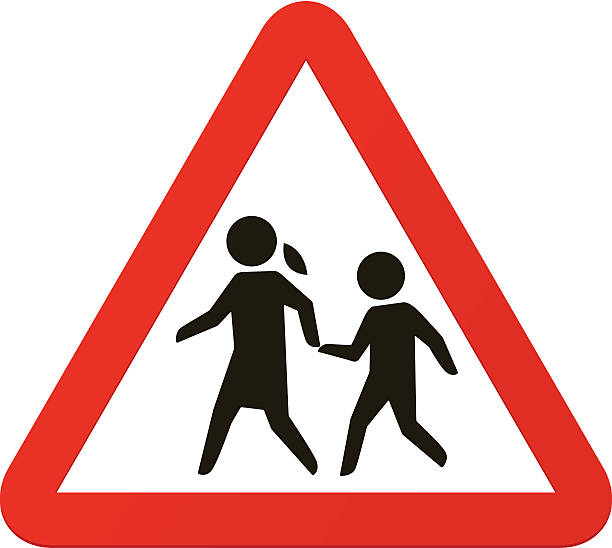
#> input picture traffic_sign.jpg, 612 x 548 px
$ jupyter execute Lab_8.ipynb   (older library calls are emulated)
#> lines starting #> are read from the running program, lines starting #| are printed output that depends on the picture; after the words box and inside, x2 and y2 are one past the last pixel; in counts of white or black regions, pixels touching at a corner belong together
[cell 1]
import cv2
import numpy as np
import matplotlib.pyplot as plt

[cell 2]
# 1. Load and Denoise Image
def load_and_denoise(image_path):
#> called with image_path = 'traffic_sign.jpg'
    img = cv2.imread(image_path)
#> img is the input picture: shape (548, 612, 3); mean B, G, R 175.9, 179.6, 229.4
    gray = cv2.cvtColor(img, cv2.COLOR_BGR2GRAY)
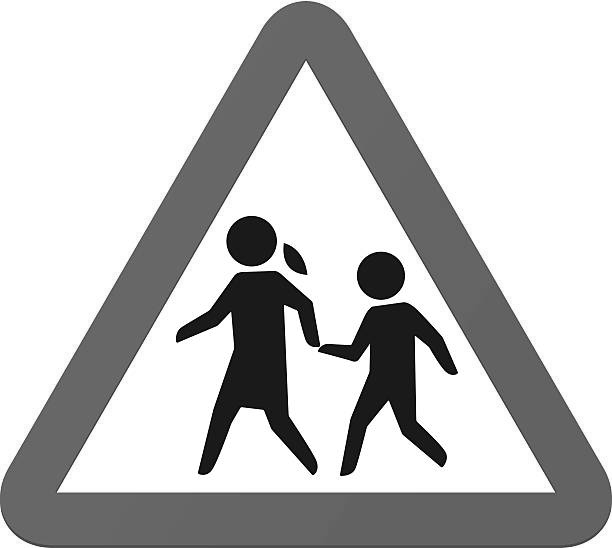
#> gray: shape (548, 612); min 0, max 255, mean 194.1
    denoised = cv2.GaussianBlur(gray, (5, 5), 0)
    return img, denoised

[cell 3]
# 2. Edge Detection
def detect_edges(image):
    # Canny Edge Detection
    edges = cv2.Canny(image, 100, 200)
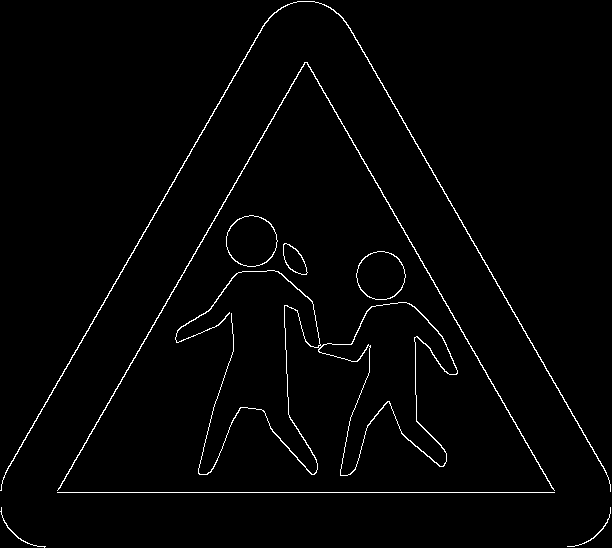
#> edges: shape (548, 612); 1.8% white in thin lines or dots

    # Sobel Operators
    sobel_x = cv2.Sobel(image, cv2.CV_64F, 1, 0, ksize=3)
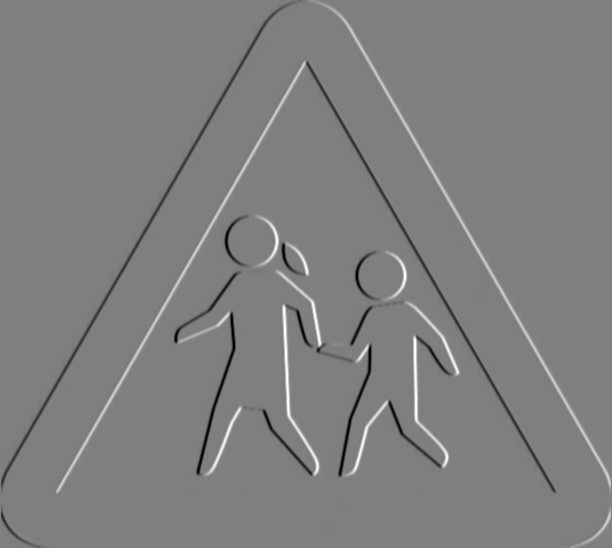
#> sobel_x: shape (548, 612) float64; min -609, max 612, mean 0; drawn with min black and max white
    sobel_y = cv2.Sobel(image, cv2.CV_64F, 0, 1, ksize=3)
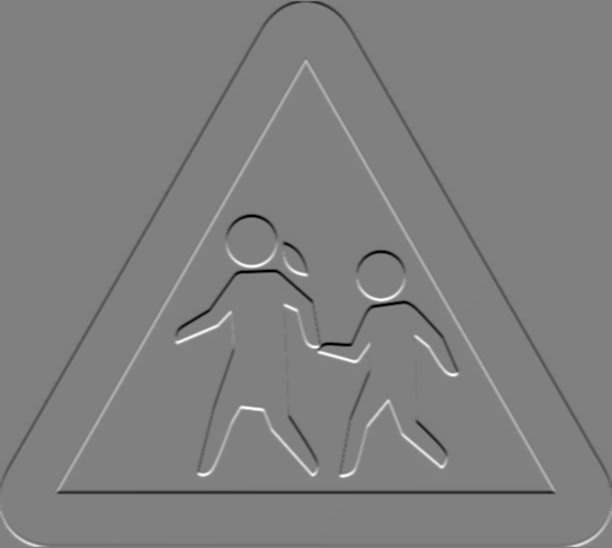
#> sobel_y: shape (548, 612) float64; min -612, max 604, mean -2.2; drawn with min black and max white

    # Convert to uint8
    sobel_x = np.uint8(np.absolute(sobel_x))
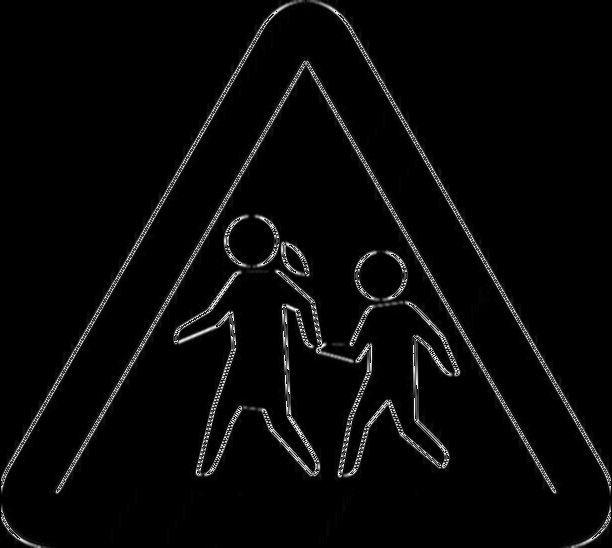
#> sobel_x: shape (548, 612); min 0, max 255, mean 7.7
    sobel_y = np.uint8(np.absolute(sobel_y))
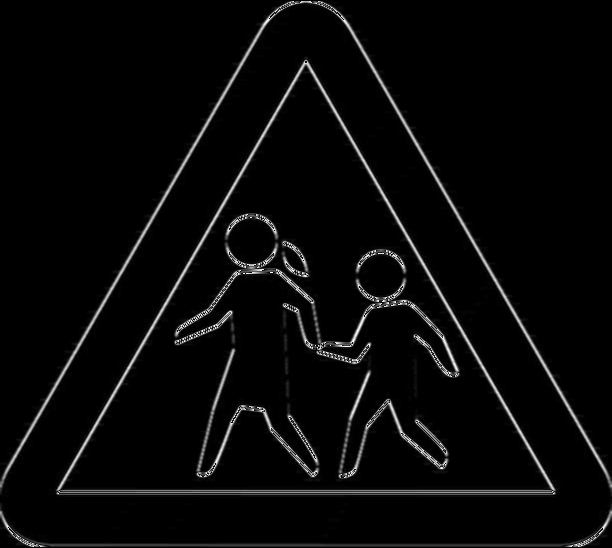
#> sobel_y: shape (548, 612); min 0, max 255, mean 8.6

    # Combine Sobel
    combined_sobel = cv2.bitwise_or(sobel_x, sobel_y)
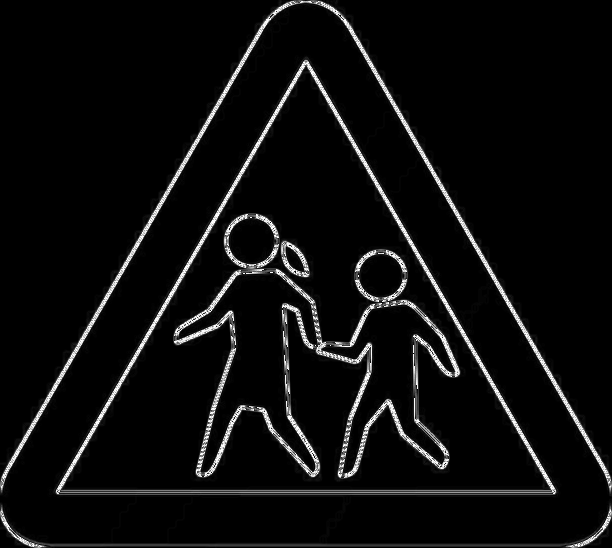
#> combined_sobel: shape (548, 612); min 0, max 255, mean 13.2

    return edges, sobel_x, sobel_y, combined_sobel

[cell 4]
# 3. Display Edges
def display_edges(original, edges, horizontal, vertical, combined):
    plt.figure(figsize=(20, 10))

    plt.subplot(231), plt.imshow(cv2.cvtColor(original, cv2.COLOR_BGR2RGB))
    plt.title('Original Image'), plt.axis('off')

    plt.subplot(232), plt.imshow(edges, cmap='gray')
    plt.title('Canny Edges'), plt.axis('off')

    plt.subplot(233), plt.imshow(horizontal, cmap='gray')
    plt.title('Horizontal Edges'), plt.axis('off')

    plt.subplot(234), plt.imshow(vertical, cmap='gray')
    plt.title('Vertical Edges'), plt.axis('off')

    plt.subplot(235), plt.imshow(combined, cmap='gray')
    plt.title('Combined Edges'), plt.axis('off')

    plt.tight_layout()
    plt.show()
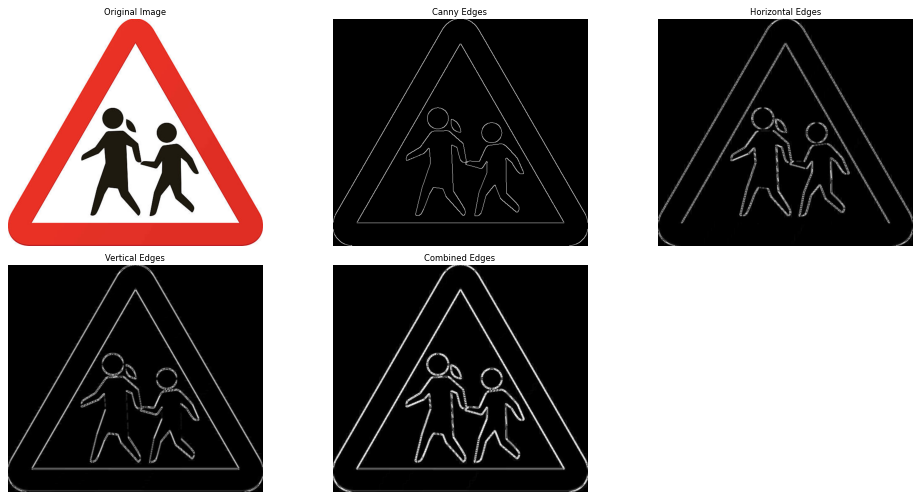
#> figure drawn by matplotlib, 5 panels

[cell 5]
# 4. Fourier Transform on Boundary
def fourier_transform_boundary(image):
    # Find contours
    contours, _ = cv2.findContours(image, cv2.RETR_EXTERNAL, cv2.CHAIN_APPROX_NONE)
#> contours = 9 contours, 1 with area under 20; largest, box (x1, y1, x2, y2) and area: (175, 270, 458, 476) 9742, (226, 215, 278, 267) 2030, (356, 251, 406, 300) 1844, (0, 1, 611, 492) 554, (57, 62, 555, 491) 486, (283, 243, 308, 275) 448, (0, 507, 46, 548) 22, (567, 507, 611, 547) 20

    # Get largest contour
    contour = max(contours, key=cv2.contourArea)
#> contour = contour of 2308 points, box (x1, y1, x2, y2) (175, 270, 458, 476), area 9742
    contour = contour.squeeze()
#> contour = 2308 pairs, first value 175 to 457, second value 270 to 475

    z = contour[:, 0] + 1j * contour[:, 1]


    # Apply FFT
    fft_coeffs = np.fft.fft(z)

    return z, fft_coeffs

[cell 6]
# 5. Reconstruct with Different Coefficients
def reconstruct_boundary(fft_coeffs, k_values=[5, 20, 100]):
    reconstructions = []

    for k in k_values:
        # Truncate coefficients
        truncated = fft_coeffs.copy()
        truncated[k:-k] = 0

        # Inverse FFT
        reconstructed = np.fft.ifft(truncated)
        reconstructions.append(reconstructed)
#> after the loop, reconstructions = 3 items

    return reconstructions

[cell 7]
# Main Processing
if __name__ == "__main__":
    # Load and denoise
    original, denoised = load_and_denoise('traffic_sign.jpg')

    # Edge detection
    edges, sobel_x, sobel_y, combined_sobel = detect_edges(denoised)

    # Display results
    display_edges(original, edges, sobel_x, sobel_y, combined_sobel)

    # Fourier analysis
    contour_points, fft_coeffs = fourier_transform_boundary(edges)

    # Reconstruct with different coefficients
    k_values = [5, 20, 100]
    reconstructed = reconstruct_boundary(fft_coeffs, k_values)
#> reconstructed = 3 items

    # Plot reconstructions
    plt.figure(figsize=(15, 5))

    # Original contour
    plt.subplot(141), plt.plot(contour_points.real, contour_points.imag)
    plt.title('Original Boundary'), plt.axis('equal'), plt.axis('off')

    # Reconstructed boundaries
    for i, k in enumerate(k_values):
        plt.subplot(142 + i)
        plt.plot(reconstructed[i].real, reconstructed[i].imag)
        plt.title(f'{k} Coefficients'), plt.axis('equal'), plt.axis('off')

    plt.tight_layout()
    plt.show()
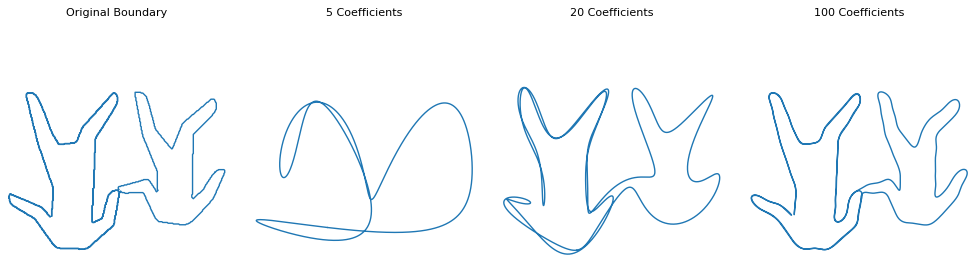
#> figure drawn by matplotlib, 4 panels

    # 6. Fourier Descriptor Normalization (Example)
    normalized_coeffs = fft_coeffs.copy()
    normalized_coeffs[0] = 0  # Remove DC component (translation invariance)
    normalized_coeffs = normalized_coeffs / np.abs(normalized_coeffs[1])  # Scale invariance

    # 7. FFT Applications (Textual Explanation)
    print("\nApplications of FFT:")
    print("- Signal filtering and frequency analysis")
    print("- Image compression (JPEG)")
    print("- Audio processing (MP3 compression)")
    print("- MRI image reconstruction")
    print("- Wireless communications (OFDM)")

$ run again, with HappyFish.jpg copied over traffic_sign.jpg
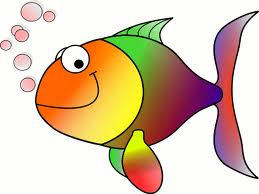
#> input picture HappyFish.jpg, 259 x 194 px
#> in load_and_denoise, img is the input picture: shape (194, 259, 3); mean B, G, R 170.8, 196.4, 219.3
#> in detect_edges, `edges = cv2.Canny(image, 100, 200)`:
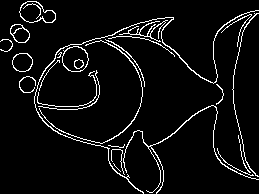
#> edges: shape (194, 259); 5.7% white in thin lines or dots
#> contours = 25 contours, 15 with area under 20; largest, box (x1, y1, x2, y2) and area: (19, 1, 56, 23) 534, (62, 46, 89, 72) 521, (12, 53, 33, 72) 296, (10, 24, 30, 43) 256, (34, 10, 259, 194) 152
#> in fourier_transform_boundary, `contour = max(contours, key=cv2.contourArea)`: contour = contour of 91 points, box (x1, y1, x2, y2) (19, 1, 56, 23), area 534
#> in fourier_transform_boundary, `contour = contour.squeeze()`: contour = 91 pairs, first value 19 to 55, second value 1 to 22
#> after the loop in reconstruct_boundary, `for k in k_values:`: reconstructions = 3 items
#> `plt.show()`:
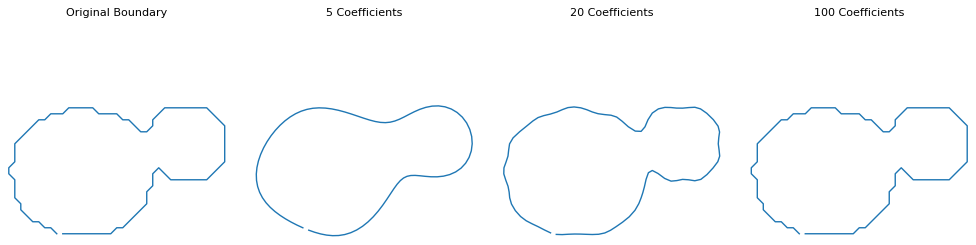
#> figure drawn by matplotlib, 4 panels
